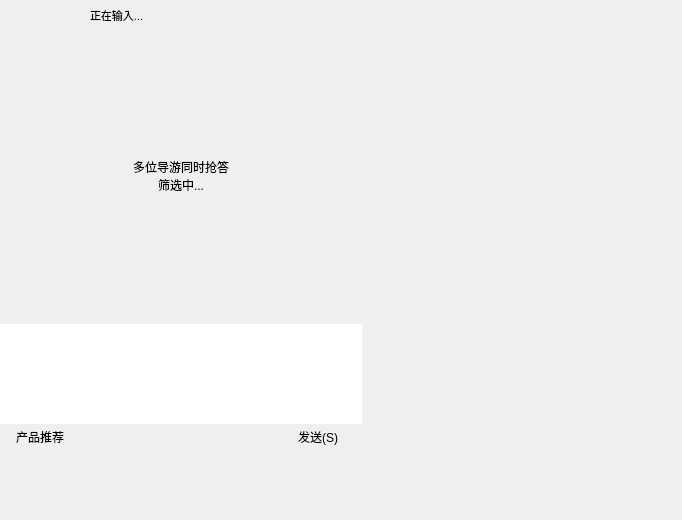
<?xml version="1.0" encoding="UTF-8"?>
<ui version="4.0">
 <class>ChatDialog</class>
 <widget class="QWidget" name="ChatDialog">
  <property name="geometry">
   <rect>
    <x>0</x>
    <y>0</y>
    <width>682</width>
    <height>520</height>
   </rect>
  </property>
  <property name="windowTitle">
   <string>ChatDialog</string>
  </property>
  <property name="styleSheet">
   <string notr="true"/>
  </property>
  <layout class="QVBoxLayout" name="verticalLayout">
   <property name="spacing">
    <number>0</number>
   </property>
   <property name="leftMargin">
    <number>0</number>
   </property>
   <property name="topMargin">
    <number>0</number>
   </property>
   <property name="rightMargin">
    <number>0</number>
   </property>
   <property name="bottomMargin">
    <number>0</number>
   </property>
   <item>
    <widget class="QWidget" name="wb" native="true">
     <property name="styleSheet">
      <string notr="true"/>
     </property>
     <layout class="QVBoxLayout" name="verticalLayout_9">
      <property name="spacing">
       <number>0</number>
      </property>
      <property name="leftMargin">
       <number>0</number>
      </property>
      <property name="topMargin">
       <number>0</number>
      </property>
      <property name="rightMargin">
       <number>0</number>
      </property>
      <property name="bottomMargin">
       <number>2</number>
      </property>
      <item>
       <widget class="QWidget" name="chattitle" native="true">
        <property name="sizePolicy">
         <sizepolicy hsizetype="Preferred" vsizetype="Fixed">
          <horstretch>0</horstretch>
          <verstretch>0</verstretch>
         </sizepolicy>
        </property>
        <property name="minimumSize">
         <size>
          <width>0</width>
          <height>60</height>
         </size>
        </property>
        <property name="maximumSize">
         <size>
          <width>16777215</width>
          <height>60</height>
         </size>
        </property>
        <property name="styleSheet">
         <string notr="true"/>
        </property>
        <widget class="QWidget" name="infopannel" native="true">
         <property name="geometry">
          <rect>
           <x>0</x>
           <y>0</y>
           <width>401</width>
           <height>60</height>
          </rect>
         </property>
         <property name="minimumSize">
          <size>
           <width>0</width>
           <height>60</height>
          </size>
         </property>
         <property name="maximumSize">
          <size>
           <width>16777215</width>
           <height>60</height>
          </size>
         </property>
         <property name="styleSheet">
          <string notr="true"/>
         </property>
         <layout class="QHBoxLayout" name="horizontalLayout_7">
          <property name="spacing">
           <number>10</number>
          </property>
          <property name="leftMargin">
           <number>8</number>
          </property>
          <property name="topMargin">
           <number>0</number>
          </property>
          <property name="rightMargin">
           <number>200</number>
          </property>
          <property name="bottomMargin">
           <number>0</number>
          </property>
          <item>
           <widget class="QWidget" name="widget_7" native="true">
            <property name="minimumSize">
             <size>
              <width>50</width>
              <height>50</height>
             </size>
            </property>
            <property name="maximumSize">
             <size>
              <width>50</width>
              <height>50</height>
             </size>
            </property>
            <layout class="QVBoxLayout" name="verticalLayout_3">
             <property name="spacing">
              <number>0</number>
             </property>
             <property name="leftMargin">
              <number>0</number>
             </property>
             <property name="topMargin">
              <number>0</number>
             </property>
             <property name="rightMargin">
              <number>0</number>
             </property>
             <property name="bottomMargin">
              <number>0</number>
             </property>
             <item>
              <widget class="StaticLabel" name="headerimage">
               <property name="minimumSize">
                <size>
                 <width>50</width>
                 <height>50</height>
                </size>
               </property>
               <property name="maximumSize">
                <size>
                 <width>50</width>
                 <height>50</height>
                </size>
               </property>
               <property name="flat" stdset="0">
                <bool>true</bool>
               </property>
              </widget>
             </item>
            </layout>
           </widget>
          </item>
          <item>
           <widget class="QWidget" name="undbclicked" native="true">
            <layout class="QVBoxLayout" name="verticalLayout_7">
             <property name="spacing">
              <number>0</number>
             </property>
             <property name="leftMargin">
              <number>0</number>
             </property>
             <property name="topMargin">
              <number>0</number>
             </property>
             <property name="rightMargin">
              <number>0</number>
             </property>
             <property name="bottomMargin">
              <number>0</number>
             </property>
             <item>
              <widget class="QWidget" name="widget_6" native="true">
               <property name="minimumSize">
                <size>
                 <width>6</width>
                 <height>24</height>
                </size>
               </property>
               <property name="maximumSize">
                <size>
                 <width>16777215</width>
                 <height>24</height>
                </size>
               </property>
               <layout class="QHBoxLayout" name="horizontalLayout_4">
                <property name="spacing">
                 <number>0</number>
                </property>
                <property name="leftMargin">
                 <number>0</number>
                </property>
                <property name="topMargin">
                 <number>0</number>
                </property>
                <property name="rightMargin">
                 <number>0</number>
                </property>
                <property name="bottomMargin">
                 <number>0</number>
                </property>
                <item>
                 <widget class="QWidget" name="widget_Icon" native="true">
                  <property name="maximumSize">
                   <size>
                    <width>16777215</width>
                    <height>16777215</height>
                   </size>
                  </property>
                  <layout class="QVBoxLayout" name="verticalLayout_11">
                   <property name="spacing">
                    <number>0</number>
                   </property>
                   <property name="leftMargin">
                    <number>0</number>
                   </property>
                   <property name="topMargin">
                    <number>8</number>
                   </property>
                   <property name="rightMargin">
                    <number>0</number>
                   </property>
                   <property name="bottomMargin">
                    <number>0</number>
                   </property>
                   <item>
                    <widget class="QLabel" name="platformIcon">
                     <property name="minimumSize">
                      <size>
                       <width>0</width>
                       <height>0</height>
                      </size>
                     </property>
                     <property name="maximumSize">
                      <size>
                       <width>16777215</width>
                       <height>15</height>
                      </size>
                     </property>
                     <property name="styleSheet">
                      <string notr="true"/>
                     </property>
                     <property name="text">
                      <string/>
                     </property>
                     <property name="alignment">
                      <set>Qt::AlignBottom|Qt::AlignHCenter</set>
                     </property>
                     <property name="textInteractionFlags">
                      <set>Qt::NoTextInteraction</set>
                     </property>
                    </widget>
                   </item>
                  </layout>
                 </widget>
                </item>
                <item>
                 <widget class="QLabel" name="name">
                  <property name="minimumSize">
                   <size>
                    <width>0</width>
                    <height>24</height>
                   </size>
                  </property>
                  <property name="maximumSize">
                   <size>
                    <width>16777215</width>
                    <height>24</height>
                   </size>
                  </property>
                  <property name="styleSheet">
                   <string notr="true">font: bold 14px;</string>
                  </property>
                  <property name="text">
                   <string/>
                  </property>
                  <property name="alignment">
                   <set>Qt::AlignBottom|Qt::AlignLeading|Qt::AlignLeft</set>
                  </property>
                  <property name="textInteractionFlags">
                   <set>Qt::LinksAccessibleByMouse|Qt::TextSelectableByKeyboard|Qt::TextSelectableByMouse</set>
                  </property>
                 </widget>
                </item>
                <item>
                 <widget class="QLabel" name="status">
                  <property name="minimumSize">
                   <size>
                    <width>0</width>
                    <height>0</height>
                   </size>
                  </property>
                  <property name="maximumSize">
                   <size>
                    <width>16777215</width>
                    <height>16777215</height>
                   </size>
                  </property>
                  <property name="styleSheet">
                   <string notr="true">font: 11px;</string>
                  </property>
                  <property name="text">
                   <string/>
                  </property>
                  <property name="alignment">
                   <set>Qt::AlignBottom|Qt::AlignLeading|Qt::AlignLeft</set>
                  </property>
                 </widget>
                </item>
                <item>
                 <widget class="QLabel" name="typing">
                  <property name="minimumSize">
                   <size>
                    <width>0</width>
                    <height>24</height>
                   </size>
                  </property>
                  <property name="maximumSize">
                   <size>
                    <width>16777215</width>
                    <height>24</height>
                   </size>
                  </property>
                  <property name="styleSheet">
                   <string notr="true">font: 11px;</string>
                  </property>
                  <property name="text">
                   <string>正在输入...</string>
                  </property>
                  <property name="alignment">
                   <set>Qt::AlignBottom|Qt::AlignLeading|Qt::AlignLeft</set>
                  </property>
                 </widget>
                </item>
                <item>
                 <spacer name="horizontalSpacer_2">
                  <property name="orientation">
                   <enum>Qt::Horizontal</enum>
                  </property>
                  <property name="sizeHint" stdset="0">
                   <size>
                    <width>40</width>
                    <height>20</height>
                   </size>
                  </property>
                 </spacer>
                </item>
               </layout>
              </widget>
             </item>
             <item>
              <widget class="QLabel" name="leJid">
               <property name="enabled">
                <bool>true</bool>
               </property>
               <property name="sizePolicy">
                <sizepolicy hsizetype="Expanding" vsizetype="Fixed">
                 <horstretch>0</horstretch>
                 <verstretch>0</verstretch>
                </sizepolicy>
               </property>
               <property name="maximumSize">
                <size>
                 <width>16777215</width>
                 <height>18</height>
                </size>
               </property>
               <property name="text">
                <string/>
               </property>
               <property name="textInteractionFlags">
                <set>Qt::TextSelectableByKeyboard|Qt::TextSelectableByMouse</set>
               </property>
               <property name="readOnly" stdset="0">
                <bool>true</bool>
               </property>
              </widget>
             </item>
             <item>
              <widget class="QLabel" name="leNotice">
               <property name="enabled">
                <bool>true</bool>
               </property>
               <property name="maximumSize">
                <size>
                 <width>16777215</width>
                 <height>18</height>
                </size>
               </property>
               <property name="text">
                <string/>
               </property>
               <property name="textInteractionFlags">
                <set>Qt::TextSelectableByKeyboard|Qt::TextSelectableByMouse</set>
               </property>
               <property name="readOnly" stdset="0">
                <bool>true</bool>
               </property>
              </widget>
             </item>
            </layout>
           </widget>
          </item>
         </layout>
        </widget>
        <widget class="QWidget" name="funtionpanel" native="true">
         <property name="geometry">
          <rect>
           <x>539</x>
           <y>10</y>
           <width>120</width>
           <height>27</height>
          </rect>
         </property>
         <property name="minimumSize">
          <size>
           <width>120</width>
           <height>27</height>
          </size>
         </property>
         <property name="maximumSize">
          <size>
           <width>120</width>
           <height>27</height>
          </size>
         </property>
         <layout class="QHBoxLayout" name="horizontalLayout_5">
          <property name="spacing">
           <number>0</number>
          </property>
          <property name="leftMargin">
           <number>0</number>
          </property>
          <property name="topMargin">
           <number>0</number>
          </property>
          <property name="rightMargin">
           <number>0</number>
          </property>
          <property name="bottomMargin">
           <number>0</number>
          </property>
          <item>
           <spacer name="horizontalSpacer">
            <property name="orientation">
             <enum>Qt::Horizontal</enum>
            </property>
            <property name="sizeHint" stdset="0">
             <size>
              <width>15</width>
              <height>10</height>
             </size>
            </property>
           </spacer>
          </item>
          <item>
           <widget class="QPushButton" name="btnfilter">
            <property name="text">
             <string/>
            </property>
            <property name="flat">
             <bool>true</bool>
            </property>
           </widget>
          </item>
          <item>
           <widget class="QPushButton" name="sendmail">
            <property name="minimumSize">
             <size>
              <width>27</width>
              <height>27</height>
             </size>
            </property>
            <property name="maximumSize">
             <size>
              <width>27</width>
              <height>27</height>
             </size>
            </property>
            <property name="toolTip">
             <string>发送邮件</string>
            </property>
            <property name="text">
             <string/>
            </property>
            <property name="iconSize">
             <size>
              <width>27</width>
              <height>27</height>
             </size>
            </property>
            <property name="flat">
             <bool>true</bool>
            </property>
           </widget>
          </item>
          <item>
           <widget class="QPushButton" name="pushButton_muc">
            <property name="minimumSize">
             <size>
              <width>27</width>
              <height>27</height>
             </size>
            </property>
            <property name="maximumSize">
             <size>
              <width>27</width>
              <height>27</height>
             </size>
            </property>
            <property name="toolTip">
             <string>创建群</string>
            </property>
            <property name="styleSheet">
             <string notr="true"/>
            </property>
            <property name="text">
             <string/>
            </property>
            <property name="iconSize">
             <size>
              <width>27</width>
              <height>27</height>
             </size>
            </property>
            <property name="flat">
             <bool>true</bool>
            </property>
           </widget>
          </item>
          <item>
           <widget class="QPushButton" name="trace">
            <property name="minimumSize">
             <size>
              <width>27</width>
              <height>27</height>
             </size>
            </property>
            <property name="maximumSize">
             <size>
              <width>27</width>
              <height>27</height>
             </size>
            </property>
            <property name="toolTip">
             <string>查看组织架构</string>
            </property>
            <property name="text">
             <string/>
            </property>
            <property name="iconSize">
             <size>
              <width>27</width>
              <height>27</height>
             </size>
            </property>
            <property name="flat">
             <bool>true</bool>
            </property>
           </widget>
          </item>
          <item>
           <widget class="QPushButton" name="showProduct">
            <property name="minimumSize">
             <size>
              <width>27</width>
              <height>27</height>
             </size>
            </property>
            <property name="maximumSize">
             <size>
              <width>27</width>
              <height>27</height>
             </size>
            </property>
            <property name="toolTip">
             <string>打开或关闭所有窗口的扩展信息面板</string>
            </property>
            <property name="text">
             <string/>
            </property>
            <property name="iconSize">
             <size>
              <width>27</width>
              <height>27</height>
             </size>
            </property>
            <property name="checkable">
             <bool>true</bool>
            </property>
            <property name="flat">
             <bool>true</bool>
            </property>
           </widget>
          </item>
         </layout>
        </widget>
        <widget class="QWidget" name="resourceinfo" native="true">
         <property name="geometry">
          <rect>
           <x>450</x>
           <y>20</y>
           <width>140</width>
           <height>27</height>
          </rect>
         </property>
         <property name="minimumSize">
          <size>
           <width>140</width>
           <height>27</height>
          </size>
         </property>
         <property name="maximumSize">
          <size>
           <width>16777215</width>
           <height>27</height>
          </size>
         </property>
         <property name="styleSheet">
          <string notr="true"/>
         </property>
         <layout class="QVBoxLayout" name="verticalLayout_10">
          <property name="spacing">
           <number>0</number>
          </property>
          <property name="leftMargin">
           <number>0</number>
          </property>
          <property name="topMargin">
           <number>0</number>
          </property>
          <property name="rightMargin">
           <number>0</number>
          </property>
          <property name="bottomMargin">
           <number>0</number>
          </property>
          <item>
           <widget class="QLabel" name="label_resource">
            <property name="minimumSize">
             <size>
              <width>140</width>
              <height>27</height>
             </size>
            </property>
            <property name="maximumSize">
             <size>
              <width>16777215</width>
              <height>27</height>
             </size>
            </property>
            <property name="text">
             <string/>
            </property>
           </widget>
          </item>
         </layout>
        </widget>
       </widget>
      </item>
      <item>
       <widget class="QWidget" name="body" native="true">
        <property name="minimumSize">
         <size>
          <width>0</width>
          <height>0</height>
         </size>
        </property>
        <layout class="QHBoxLayout" name="horizontalLayout_6">
         <property name="spacing">
          <number>0</number>
         </property>
         <property name="leftMargin">
          <number>0</number>
         </property>
         <property name="topMargin">
          <number>0</number>
         </property>
         <property name="rightMargin">
          <number>0</number>
         </property>
         <property name="bottomMargin">
          <number>0</number>
         </property>
         <item>
          <widget class="QWidget" name="leftwidget" native="true">
           <property name="minimumSize">
            <size>
             <width>0</width>
             <height>0</height>
            </size>
           </property>
           <property name="maximumSize">
            <size>
             <width>16777215</width>
             <height>16777215</height>
            </size>
           </property>
           <layout class="QVBoxLayout" name="verticalLayout_8">
            <property name="spacing">
             <number>0</number>
            </property>
            <property name="leftMargin">
             <number>0</number>
            </property>
            <property name="topMargin">
             <number>0</number>
            </property>
            <property name="rightMargin">
             <number>0</number>
            </property>
            <property name="bottomMargin">
             <number>0</number>
            </property>
            <item>
             <widget class="QWidget" name="webviewFrame" native="true">
              <widget class="DraggableWebView" name="webView" native="true">
               <property name="geometry">
                <rect>
                 <x>0</x>
                 <y>0</y>
                 <width>362</width>
                 <height>232</height>
                </rect>
               </property>
               <property name="sizePolicy">
                <sizepolicy hsizetype="Preferred" vsizetype="Expanding">
                 <horstretch>0</horstretch>
                 <verstretch>0</verstretch>
                </sizepolicy>
               </property>
               <property name="maximumSize">
                <size>
                 <width>16777215</width>
                 <height>16777215</height>
                </size>
               </property>
              </widget>
              <widget class="QWidget" name="dealingpanel" native="true">
               <property name="geometry">
                <rect>
                 <x>10</x>
                 <y>10</y>
                 <width>342</width>
                 <height>212</height>
                </rect>
               </property>
               <property name="styleSheet">
                <string notr="true"/>
               </property>
               <layout class="QHBoxLayout" name="horizontalLayout_13">
                <property name="spacing">
                 <number>0</number>
                </property>
                <property name="leftMargin">
                 <number>0</number>
                </property>
                <property name="topMargin">
                 <number>0</number>
                </property>
                <property name="rightMargin">
                 <number>0</number>
                </property>
                <property name="bottomMargin">
                 <number>0</number>
                </property>
                <item>
                 <widget class="QLabel" name="dealing">
                  <property name="minimumSize">
                   <size>
                    <width>220</width>
                    <height>100</height>
                   </size>
                  </property>
                  <property name="maximumSize">
                   <size>
                    <width>220</width>
                    <height>100</height>
                   </size>
                  </property>
                  <property name="text">
                   <string>&lt;html&gt;&lt;head/&gt;&lt;body&gt;&lt;p&gt;多位导游同时抢答&lt;br&gt;筛选中...&lt;/p&gt;&lt;/body&gt;&lt;/html&gt;</string>
                  </property>
                  <property name="alignment">
                   <set>Qt::AlignCenter</set>
                  </property>
                 </widget>
                </item>
               </layout>
              </widget>
             </widget>
            </item>
            <item>
             <widget class="QWidget" name="spider_0" native="true">
              <property name="minimumSize">
               <size>
                <width>0</width>
                <height>1</height>
               </size>
              </property>
              <property name="maximumSize">
               <size>
                <width>16777215</width>
                <height>1</height>
               </size>
              </property>
              <property name="styleSheet">
               <string notr="true"/>
              </property>
             </widget>
            </item>
            <item>
             <widget class="QWidget" name="border" native="true">
              <property name="minimumSize">
               <size>
                <width>0</width>
                <height>0</height>
               </size>
              </property>
              <property name="styleSheet">
               <string notr="true"/>
              </property>
              <layout class="QVBoxLayout" name="verticalLayout_5">
               <property name="spacing">
                <number>0</number>
               </property>
               <property name="leftMargin">
                <number>0</number>
               </property>
               <property name="topMargin">
                <number>0</number>
               </property>
               <property name="rightMargin">
                <number>0</number>
               </property>
               <property name="bottomMargin">
                <number>0</number>
               </property>
               <item>
                <widget class="QWidget" name="editPanel" native="true">
                 <property name="sizePolicy">
                  <sizepolicy hsizetype="Preferred" vsizetype="Fixed">
                   <horstretch>0</horstretch>
                   <verstretch>0</verstretch>
                  </sizepolicy>
                 </property>
                 <property name="minimumSize">
                  <size>
                   <width>0</width>
                   <height>0</height>
                  </size>
                 </property>
                 <property name="maximumSize">
                  <size>
                   <width>16777215</width>
                   <height>16777215</height>
                  </size>
                 </property>
                 <property name="styleSheet">
                  <string notr="true"/>
                 </property>
                 <layout class="QVBoxLayout" name="verticalLayout_6">
                  <property name="spacing">
                   <number>0</number>
                  </property>
                  <property name="leftMargin">
                   <number>0</number>
                  </property>
                  <property name="topMargin">
                   <number>0</number>
                  </property>
                  <property name="rightMargin">
                   <number>0</number>
                  </property>
                  <property name="bottomMargin">
                   <number>0</number>
                  </property>
                  <item>
                   <widget class="QWidget" name="toolbar_1" native="true">
                    <property name="sizePolicy">
                     <sizepolicy hsizetype="Preferred" vsizetype="Fixed">
                      <horstretch>0</horstretch>
                      <verstretch>0</verstretch>
                     </sizepolicy>
                    </property>
                    <property name="minimumSize">
                     <size>
                      <width>0</width>
                      <height>32</height>
                     </size>
                    </property>
                    <property name="maximumSize">
                     <size>
                      <width>16777215</width>
                      <height>32</height>
                     </size>
                    </property>
                    <property name="styleSheet">
                     <string notr="true"/>
                    </property>
                    <layout class="QHBoxLayout" name="horizontalLayout_3">
                     <property name="spacing">
                      <number>0</number>
                     </property>
                     <property name="leftMargin">
                      <number>0</number>
                     </property>
                     <property name="topMargin">
                      <number>0</number>
                     </property>
                     <property name="rightMargin">
                      <number>0</number>
                     </property>
                     <property name="bottomMargin">
                      <number>0</number>
                     </property>
                     <item>
                      <widget class="ChatToolBar" name="toolbar" native="true">
                       <property name="minimumSize">
                        <size>
                         <width>0</width>
                         <height>32</height>
                        </size>
                       </property>
                      </widget>
                     </item>
                     <item>
                      <widget class="QPushButton" name="down">
                       <property name="minimumSize">
                        <size>
                         <width>0</width>
                         <height>30</height>
                        </size>
                       </property>
                       <property name="maximumSize">
                        <size>
                         <width>30</width>
                         <height>30</height>
                        </size>
                       </property>
                       <property name="toolTip">
                        <string>远程消息搜索</string>
                       </property>
                       <property name="text">
                        <string/>
                       </property>
                       <property name="flat">
                        <bool>true</bool>
                       </property>
                      </widget>
                     </item>
                    </layout>
                   </widget>
                  </item>
                  <item>
                   <widget class="QWidget" name="frametextedit" native="true">
                    <property name="maximumSize">
                     <size>
                      <width>16777215</width>
                      <height>16777215</height>
                     </size>
                    </property>
                    <property name="styleSheet">
                     <string notr="true"/>
                    </property>
                    <layout class="QVBoxLayout" name="verticalLayout_4">
                     <property name="spacing">
                      <number>0</number>
                     </property>
                     <property name="leftMargin">
                      <number>0</number>
                     </property>
                     <property name="topMargin">
                      <number>0</number>
                     </property>
                     <property name="rightMargin">
                      <number>0</number>
                     </property>
                     <property name="bottomMargin">
                      <number>0</number>
                     </property>
                     <item>
                      <widget class="TextEdit" name="textEdit">
                       <property name="sizePolicy">
                        <sizepolicy hsizetype="Expanding" vsizetype="Fixed">
                         <horstretch>0</horstretch>
                         <verstretch>0</verstretch>
                        </sizepolicy>
                       </property>
                       <property name="minimumSize">
                        <size>
                         <width>0</width>
                         <height>100</height>
                        </size>
                       </property>
                       <property name="maximumSize">
                        <size>
                         <width>16777215</width>
                         <height>100</height>
                        </size>
                       </property>
                       <property name="styleSheet">
                        <string notr="true"/>
                       </property>
                       <property name="frameShape">
                        <enum>QFrame::NoFrame</enum>
                       </property>
                      </widget>
                     </item>
                     <item>
                      <widget class="QWidget" name="widget_4" native="true">
                       <property name="minimumSize">
                        <size>
                         <width>0</width>
                         <height>0</height>
                        </size>
                       </property>
                       <layout class="QHBoxLayout" name="horizontalLayout_2">
                        <property name="spacing">
                         <number>0</number>
                        </property>
                        <property name="leftMargin">
                         <number>0</number>
                        </property>
                        <property name="topMargin">
                         <number>0</number>
                        </property>
                        <property name="rightMargin">
                         <number>10</number>
                        </property>
                        <property name="bottomMargin">
                         <number>10</number>
                        </property>
                        <item>
                         <widget class="QPushButton" name="productbtn">
                          <property name="text">
                           <string>产品推荐</string>
                          </property>
                          <property name="flat">
                           <bool>true</bool>
                          </property>
                         </widget>
                        </item>
                        <item>
                         <spacer name="horizontalSpacer_7">
                          <property name="orientation">
                           <enum>Qt::Horizontal</enum>
                          </property>
                          <property name="sizeHint" stdset="0">
                           <size>
                            <width>593</width>
                            <height>20</height>
                           </size>
                          </property>
                         </spacer>
                        </item>
                        <item>
                         <widget class="QPushButton" name="sendbtn">
                          <property name="minimumSize">
                           <size>
                            <width>68</width>
                            <height>26</height>
                           </size>
                          </property>
                          <property name="maximumSize">
                           <size>
                            <width>68</width>
                            <height>26</height>
                           </size>
                          </property>
                          <property name="text">
                           <string>发送(S)</string>
                          </property>
                          <property name="flat">
                           <bool>true</bool>
                          </property>
                         </widget>
                        </item>
                       </layout>
                      </widget>
                     </item>
                    </layout>
                   </widget>
                  </item>
                 </layout>
                </widget>
               </item>
               <item>
                <widget class="QWidget" name="menupanel" native="true">
                 <property name="minimumSize">
                  <size>
                   <width>0</width>
                   <height>54</height>
                  </size>
                 </property>
                 <property name="maximumSize">
                  <size>
                   <width>16777215</width>
                   <height>53</height>
                  </size>
                 </property>
                 <layout class="QHBoxLayout" name="horizontalLayout">
                  <property name="spacing">
                   <number>0</number>
                  </property>
                  <property name="leftMargin">
                   <number>0</number>
                  </property>
                  <property name="topMargin">
                   <number>0</number>
                  </property>
                  <property name="rightMargin">
                   <number>0</number>
                  </property>
                  <property name="bottomMargin">
                   <number>0</number>
                  </property>
                  <item>
                   <widget class="QWidget" name="robotMenu" native="true">
                    <property name="minimumSize">
                     <size>
                      <width>0</width>
                      <height>48</height>
                     </size>
                    </property>
                    <property name="maximumSize">
                     <size>
                      <width>16777215</width>
                      <height>48</height>
                     </size>
                    </property>
                    <layout class="QHBoxLayout" name="robotMenuHlayout">
                     <property name="spacing">
                      <number>1</number>
                     </property>
                     <property name="leftMargin">
                      <number>1</number>
                     </property>
                     <property name="topMargin">
                      <number>1</number>
                     </property>
                     <property name="rightMargin">
                      <number>1</number>
                     </property>
                     <property name="bottomMargin">
                      <number>1</number>
                     </property>
                    </layout>
                   </widget>
                  </item>
                  <item>
                   <widget class="QPushButton" name="up">
                    <property name="minimumSize">
                     <size>
                      <width>46</width>
                      <height>46</height>
                     </size>
                    </property>
                    <property name="maximumSize">
                     <size>
                      <width>46</width>
                      <height>46</height>
                     </size>
                    </property>
                    <property name="text">
                     <string/>
                    </property>
                    <property name="flat">
                     <bool>true</bool>
                    </property>
                   </widget>
                  </item>
                 </layout>
                </widget>
               </item>
              </layout>
             </widget>
            </item>
           </layout>
          </widget>
         </item>
         <item>
          <widget class="RightExtendPanel" name="rightwidget" native="true">
           <property name="minimumSize">
            <size>
             <width>320</width>
             <height>0</height>
            </size>
           </property>
           <property name="maximumSize">
            <size>
             <width>320</width>
             <height>16777215</height>
            </size>
           </property>
           <layout class="QVBoxLayout" name="verticalLayout_2">
            <property name="spacing">
             <number>0</number>
            </property>
            <property name="leftMargin">
             <number>0</number>
            </property>
            <property name="topMargin">
             <number>0</number>
            </property>
            <property name="rightMargin">
             <number>0</number>
            </property>
            <property name="bottomMargin">
             <number>0</number>
            </property>
           </layout>
          </widget>
         </item>
        </layout>
       </widget>
      </item>
     </layout>
    </widget>
   </item>
  </layout>
 </widget>
 <layoutdefault spacing="6" margin="11"/>
 <customwidgets>
  <customwidget>
   <class>StaticLabel</class>
   <extends>QLabel</extends>
   <header>mylabel.h</header>
  </customwidget>
  <customwidget>
   <class>TextEdit</class>
   <extends>QTextEdit</extends>
   <header>TextEdit.h</header>
  </customwidget>
  <customwidget>
   <class>ChatToolBar</class>
   <extends>QWidget</extends>
   <header>chattoolbar.h</header>
   <container>1</container>
  </customwidget>
  <customwidget>
   <class>DraggableWebView</class>
   <extends>QWidget</extends>
   <header>draggablewebview.h</header>
   <container>1</container>
  </customwidget>
  <customwidget>
   <class>RightExtendPanel</class>
   <extends>QWidget</extends>
   <header>rightextendpanel.h</header>
   <container>1</container>
  </customwidget>
 </customwidgets>
 <resources>
  <include location="localman.qrc"/>
 </resources>
 <connections/>
</ui>
